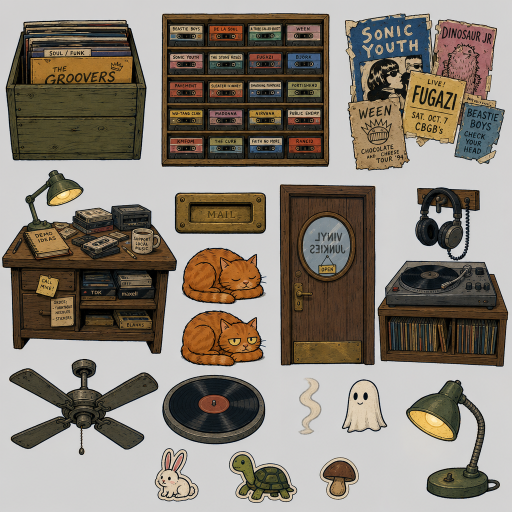
#> input picture v20/art/props/props-sheet.png, 1024 x 1024 px (shown at 1/2 size)
$ python cut-props.py
#> lines starting #> are read from the running program, lines starting #| are printed output that depends on the picture; after the words box and inside, x2 and y2 are one past the last pixel; in counts of white or black regions, pixels touching at a corner belong together
#!/usr/bin/env python3
"""Cut the generated props sheet into individual transparent overlays.

  1. flood the near-uniform sheet background from the borders
  2. label the remaining foreground into connected components
  3. snap each component to the nearest expected prop centroid (several
     components may belong to one prop, e.g. steam wisps)
  4. export each prop as a tight transparent PNG, plus a soft warm glow
     sprite for the navigation props

Usage:
  python3 v20/scripts/cut-props.py [--debug]

--debug also writes art/refs/props-cut-debug.png with labeled boxes.
"""
from __future__ import annotations

import argparse
from pathlib import Path

import numpy as np
from PIL import Image, ImageDraw, ImageFilter
from scipy import ndimage

ROOT = Path(__file__).resolve().parents[1]
SHEET = ROOT / "art" / "props" / "props-sheet.png"
OUT = ROOT / "art" / "props"
DEBUG = ROOT / "art" / "refs" / "props-cut-debug.png"

BG_TOL = 26          # per-channel tolerance around sampled background colour
MIN_AREA = 120       # ignore specks smaller than this (px)
PAD = 6              # transparent padding around each crop

# expected prop centroids on the 1024x1024 sheet -> output basename
EXPECTED = {
    "crate":          (172, 184),
    "cassettes":      (484, 175),
    "posters":        (858, 168),
    "desk":           (180, 538),
    "mailslot":       (434, 429),
    "cat_sleep":      (449, 546),
    "cat_blink":      (449, 668),
    "door":           (644, 546),
    # the hanging headphones cluster snaps into "listen" (one station prop)
    "listen":         (886, 613),
    "fan":            (148, 811),
    "platter":        (410, 811),
    "steam_a":        (616, 811),
    "ghost":          (710, 808),
    "lamp_on":        (886, 881),
    "sticker_rabbit": (346, 944),
    "sticker_turtle": (507, 955),
    "mushroom":       (668, 955),
}

# nav props get a paired glow sprite (see krpano/include/hotspots-nav.xml)
GLOW_PROPS = {"crate", "cassettes", "posters", "desk", "mailslot", "door", "listen"}
GLOW_RGB = (224, 182, 79)  # warm yellow #e0b64f


def background_mask(rgb: np.ndarray) -> np.ndarray:
    """True where the pixel belongs to the sheet background."""
    corners = np.concatenate([
        rgb[:8, :8].reshape(-1, 3), rgb[:8, -8:].reshape(-1, 3),
        rgb[-8:, :8].reshape(-1, 3), rgb[-8:, -8:].reshape(-1, 3),
    ])
    bg = corners.mean(axis=0)
    near_bg = (np.abs(rgb.astype(np.int16) - bg).max(axis=2) < BG_TOL)
    # keep only background regions connected to the border (so light pixels
    # inside a prop stay opaque)
    lab, n = ndimage.label(near_bg)
    border_labels = np.unique(np.concatenate([lab[0], lab[-1], lab[:, 0], lab[:, -1]]))
    border_labels = border_labels[border_labels != 0]
    return np.isin(lab, border_labels)


def main() -> None:
    parser = argparse.ArgumentParser(description=__doc__)
    parser.add_argument("--debug", action="store_true")
    args = parser.parse_args()

    img = Image.open(SHEET).convert("RGB")
#> img is the input picture: PIL image 1024x1024 RGB; mean R, G, B 137.8, 129.3, 118
    rgb = np.asarray(img)
    h, w, _ = rgb.shape
#> h = 1024; w = 1024
    scale = w / 1024.0
#> scale = 1
    expected = {k: (x * scale, y * scale) for k, (x, y) in EXPECTED.items()}

    fg = ~background_mask(rgb)
#> in background_mask, `corners = np.concatenate([ rgb[:8, :8].reshape(-1, 3), rgb[:8, -8:].re..`: corners = 256 rows, first 8: [208, 208, 206], [212, 210, 209], [211, 210, 210], [211, 210, 209], [211, 210, 210], [211, 210, 209], [212, 210, 210], [212, 210, 209]
#> in background_mask, `bg = corners.mean(axis=0)`: bg = [210.9, 210.1, 209.8]
#> in background_mask, `near_bg = (np.abs(rgb.astype(np.int16) - bg).max(axis=2) < BG_TOL)`:
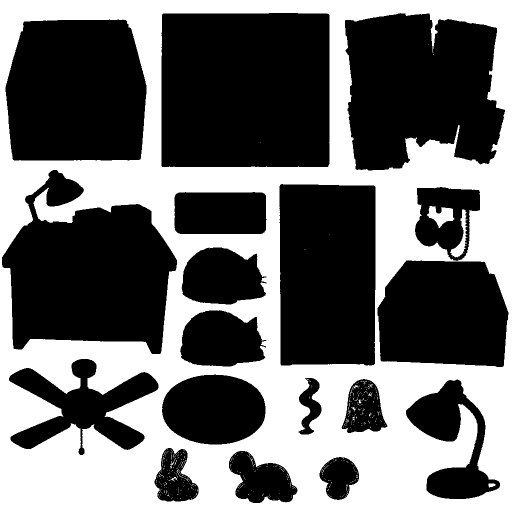
#> near_bg: shape (1024, 1024) bool (shown at 1/2 size); 42.2% white; 487 white regions (476 under 20 px), largest, box (x1, y1, x2, y2) and area: (0, 0, 1024, 1024) 438734, (854, 412, 909, 456) 1311, (900, 419, 935, 515) 1044
#> in background_mask, `lab, n = ndimage.label(near_bg)`:
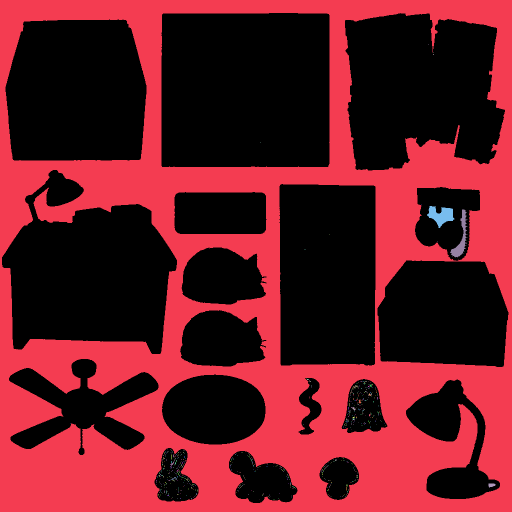
#> lab: shape (1024, 1024) int32 (shown at 1/2 size); 701 distinct labels, from 0 to 700; one colour per label, 0 black
#> in background_mask, `lab, n = ndimage.label(near_bg)`: n = 700
#> in background_mask, `border_labels = np.unique(np.concatenate([lab[0], lab[-1], lab[:, 0], ..`: border_labels = [1]
#> in background_mask, `return np.isin(lab, border_labels)`: returned value: shape (1024, 1024) bool; 41.8% white; 1 white region, box (x1, y1, x2, y2) and area: (0, 0, 1024, 1024) 438730
    # close small gaps so loose pieces of one prop cluster together
    fg_closed = ndimage.binary_closing(fg, structure=np.ones((5, 5)))
#> fg_closed: shape (1024, 1024) bool; 58.2% white; 1 black region, box (x1, y1, x2, y2) and area: (0, 0, 1024, 1024) 437933
    lab, n = ndimage.label(fg_closed)
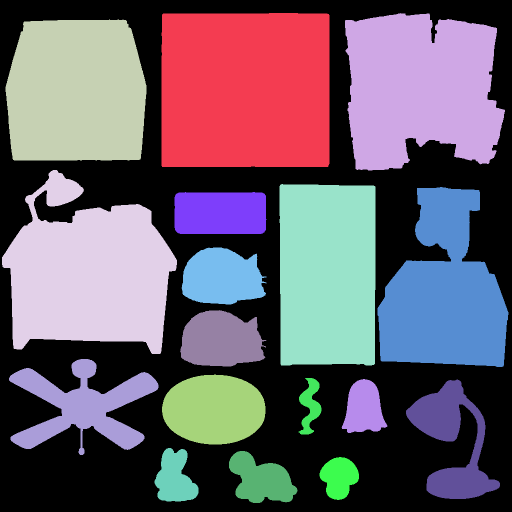
#> lab: shape (1024, 1024) int32 (shown at 1/2 size); 18 distinct labels, from 0 to 17; one colour per label, 0 black
#> n = 17

    groups: dict[str, np.ndarray] = {}
    for idx in range(1, n + 1):
        comp = lab == idx
        area = int(comp.sum())
        if area < MIN_AREA:
            continue
        ys, xs = np.nonzero(comp)
        cy, cx = ys.mean(), xs.mean()
        name = min(expected, key=lambda k: (expected[k][0] - cx) ** 2 + (expected[k][1] - cy) ** 2)
        groups[name] = comp | groups.get(name, np.zeros_like(comp))
#> this loop made 17 passes
#> (area, cy, cx, name) on passes 1 to 12: (103119, 180, 490.6, 'cassettes'), (80378, 176.8, 840.6, 'posters'), (72335, 184.3, 152.2, 'crate'), (83789, 547, 177.2, 'desk'), (68364, 548.4, 654.7, 'door'), (62104, 587.1, 887.9, 'listen'), (15070, 425.9, 440.2, 'mailslot'), (14942, 554.6, 443.6, 'cat_sleep'), (15080, 680, 441.7, 'cat_blink'), (24138, 812.2, 165.7, 'fan'), (23136, 818.6, 427.7, 'platter'), (2658, 810.7, 619.8, 'steam_a')
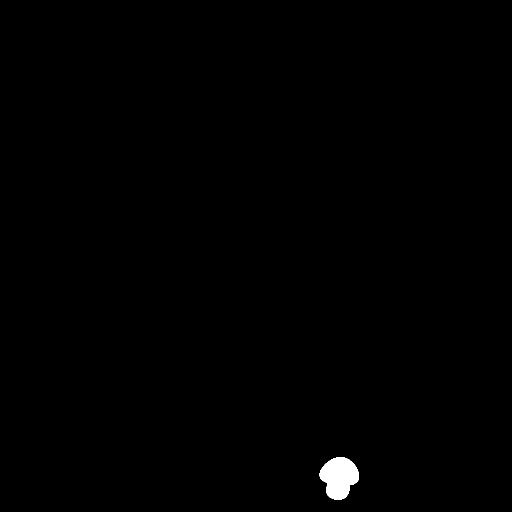
#> comp: shape (1024, 1024) bool (shown at 1/2 size); 0.45% white; 1 white region, box (x1, y1, x2, y2) and area: (639, 914, 718, 1000) 4684
#> after the loop, groups = 17 items

    dbg = img.copy()
    draw = ImageDraw.Draw(dbg)

    for name, mask in sorted(groups.items()):
        ys, xs = np.nonzero(mask)
        x0, x1 = xs.min(), xs.max() + 1
        y0, y1 = ys.min(), ys.max() + 1

        alpha = (mask & fg).astype(np.uint8) * 255
        rgba = np.dstack([rgb, alpha])[y0:y1, x0:x1]
        prop = Image.fromarray(rgba, "RGBA")
        # 1px feather so ink edges don't alias against the pano
        a = prop.getchannel("A").filter(ImageFilter.GaussianBlur(0.8))
        prop.putalpha(a)

        canvas = Image.new("RGBA", (prop.width + 2 * PAD, prop.height + 2 * PAD), (0, 0, 0, 0))
        canvas.paste(prop, (PAD, PAD), prop)
        canvas.save(OUT / f"{name}.png")
        print(f"{name:16s} {canvas.width:4d}x{canvas.height:<4d} area={int(mask.sum())}")

        if name in GLOW_PROPS:
            grow = max(6, int(min(canvas.size) * 0.06))
            ga = np.asarray(canvas.getchannel("A")) > 40
            ga = ndimage.binary_dilation(ga, iterations=grow)
            glow = Image.new("RGBA", canvas.size, (*GLOW_RGB, 0))
            glow.putalpha(Image.fromarray(ga.astype(np.uint8) * 200))
            glow = glow.filter(ImageFilter.GaussianBlur(grow * 0.9))
            glow.save(OUT / f"{name}_glow.png")

        draw.rectangle([x0, y0, x1, y1], outline=(200, 40, 40), width=3)
        draw.text((x0 + 4, y0 + 4), name, fill=(200, 40, 40))
#> this loop made 17 passes
#> (name, x0, x1, y0, y1, grow) on passes 1, 4, 5, 6, 10, 11, 14: ('cassettes', 323, 659, 26, 334, 19), ('crate', 11, 293, 39, 321, 17), ('desk', 4, 354, 340, 708, 21), ('door', 559, 751, 368, 731, 12), ('listen', 755, 1017, 374, 734, 16), ('mailslot', 349, 533, 384, 468, 6), ('posters', 690, 1010, 26, 341, 19)
#> (name, x0, x1, y0, y1) on passes 2, 3, 7, 8, 9, 12: ('cat_blink', 360, 533, 620, 733), ('cat_sleep', 363, 533, 495, 609), ('fan', 18, 317, 718, 910), ('ghost', 683, 775, 758, 866), ('lamp_on', 812, 1000, 759, 998), ('mushroom', 639, 718, 914, 1000)
#| cassettes         348x320  area=103119
#| cat_blink         185x125  area=15080
#| cat_sleep         182x126  area=14942
#| crate             294x294  area=72335
#| desk              362x380  area=83789
#| door              204x375  area=68364
#| fan               311x204  area=24138
#| ghost             104x120  area=6734
#> (further printed lines are left out)
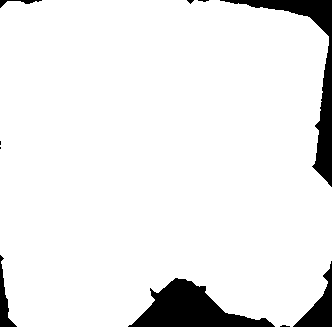
#> ga: shape (327, 332) bool; 92.7% white; 10 black regions (5 under 20 px), largest, box (x1, y1, x2, y2) and area: (128, 278, 275, 327) 3476, (220, 0, 332, 187) 2936, (293, 261, 332, 327) 938, (0, 255, 17, 327) 429, (0, 0, 42, 8) 100
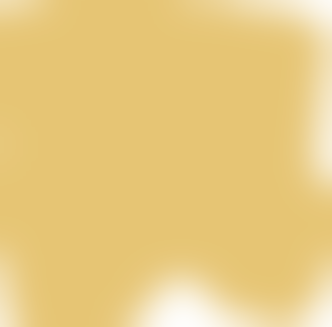
#> glow: PIL image 332x327 RGBA; mean R, G, B, A 224, 182, 79, 182.7; transparent parts drawn white
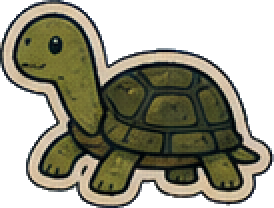
#> rgba: shape (104, 137, 4) (shown 2 times larger); mean R, G, B, A 141.3, 139.5, 122.7, 161.6; transparent parts drawn white

    if args.debug:
        DEBUG.parent.mkdir(parents=True, exist_ok=True)
        dbg.save(DEBUG)
        print(f"debug   {DEBUG.relative_to(ROOT)}")

    missing = set(EXPECTED) - set(groups)
#> missing = 0 items
    if missing:
        print(f"WARNING not found: {sorted(missing)}")


if __name__ == "__main__":
    main()
